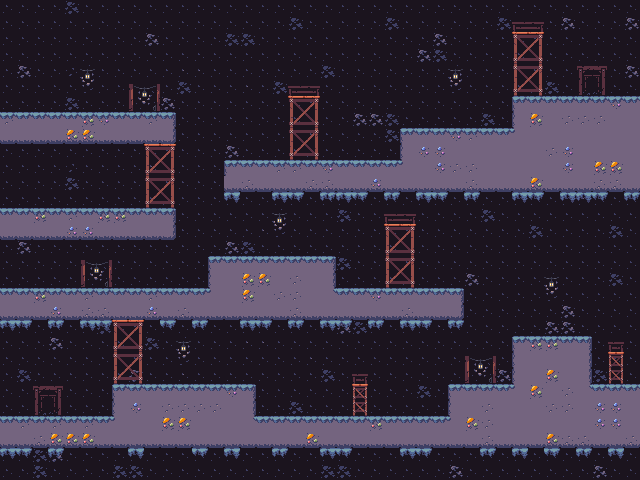

This game map was drawn from its Tiled (.tmx) file and the tilesets committed beside it. A one-line description and the trimmed map source follow:
An orthogonal 40x30 tile map with 16x16 px tiles, 3 tile layers (Background, Foreground, Doors) and 34 objects (End, Start).

<map version="1.10" tiledversion="1.10.1" orientation="orthogonal" renderorder="right-down" width="40" height="30" tilewidth="16" tileheight="16" infinite="0" nextlayerid="9" nextobjectid="36">
 <tileset firstgid="1" name="cave-tileset" tilewidth="16" tileheight="16" tilecount="2178" columns="99">
  <image source="cave-tileset.png" width="1584" height="352" />
 </tileset>
 <layer id="3" name="Background" width="40" height="30">
  <data>[1200 cells, 1200 non-empty, 9 distinct tile ids]</data>
 </layer>
 <layer id="2" name="Foreground" width="40" height="30">
  <data>[1200 cells, 468 non-empty, 46 distinct tile ids]</data>
 </layer>
 <layer id="5" name="Doors" width="40" height="30">
  <data>[1200 cells, 8 non-empty, 4 distinct tile ids]</data>
 </layer>
 <objectgroup id="4" name="Collisions">
  <object id="1" x="0.0833333" y="110.515" width="175.25" height="32.8182" />
  <object id="2" x="224.242" y="158.424" width="176.727" height="33.0909" />
  <object id="3" x="401.333" y="126.667" width="111.455" height="64.7273" />
  <object id="4" x="512.833" y="95.2121" width="127" height="96.4546" />
  <object id="5" x="512.917" y="334.378" width="78.75" height="113.705" />
  <object id="6" x="591.803" y="382.545" width="48.1364" height="65.2727" />
  <object id="7" x="449" y="382.417" width="63.75" height="65.25" />
  <object id="8" x="255.875" y="413.875" width="192.625" height="33.375" />
  <object id="9" x="112.25" y="381.553" width="143.375" height="66.2386" />
  <object id="10" x="0.125" y="414.167" width="112.125" height="33.375" />
  <object id="21" x="-36.375" y="1.167" width="36.125" height="479.375" />
  <object id="22" x="640.375" y="-0.333" width="38.125" height="479.375" />
  <object id="23" x="1.125" y="-37.833" width="639.125" height="37.375" />
  <object id="24" x="-0.875" y="482.167" width="639.125" height="37.375" />
  <object id="11" x="-0.00757609" y="286.795" width="208.841" height="32.7045" />
  <object id="12" x="208.75" y="254.068" width="126.25" height="65.1818" />
  <object id="13" x="335.25" y="286.25" width="128.5" height="33.5" />
  <object id="14" x="0" y="206.735" width="175.75" height="33.2651" />
  <object id="15" name="End" x="576.875" y="67.75" width="31.375" height="27.75" />
  <object id="16" name="Start" x="32.875" y="385.75" width="30.25" height="30" />
 </objectgroup>
 <objectgroup id="6" name="EnemyPath">
  <object id="17" x="262.833" y="383.333" width="148.727" height="19.6364" />
  <object id="18" x="6.83333" y="170" width="142.727" height="19.6364" />
  <object id="20" x="226.167" y="122.667" width="142.061" height="19.6364" />
  <object id="25" x="4.167" y="247.334" width="181.394" height="19.6364" />
 </objectgroup>
 <objectgroup id="7" name="Coins">
  <object id="26" x="272.667" y="393" />
  <object id="27" x="615.818" y="362" />
  <object id="28" x="166.667" y="267.458" />
  <object id="29" x="106.75" y="187.417" />
  <object id="30" x="459.5" y="104.333" />
  <object id="31" x="400.667" y="268" />
  <object id="32" x="16" y="89.1667" />
 </objectgroup>
 <objectgroup id="8" name="Bones">
  <object id="33" x="124" y="361.333" />
  <object id="34" x="351.5" y="269.75" />
  <object id="35" x="128.5" y="90" />
 </objectgroup>
</map>
